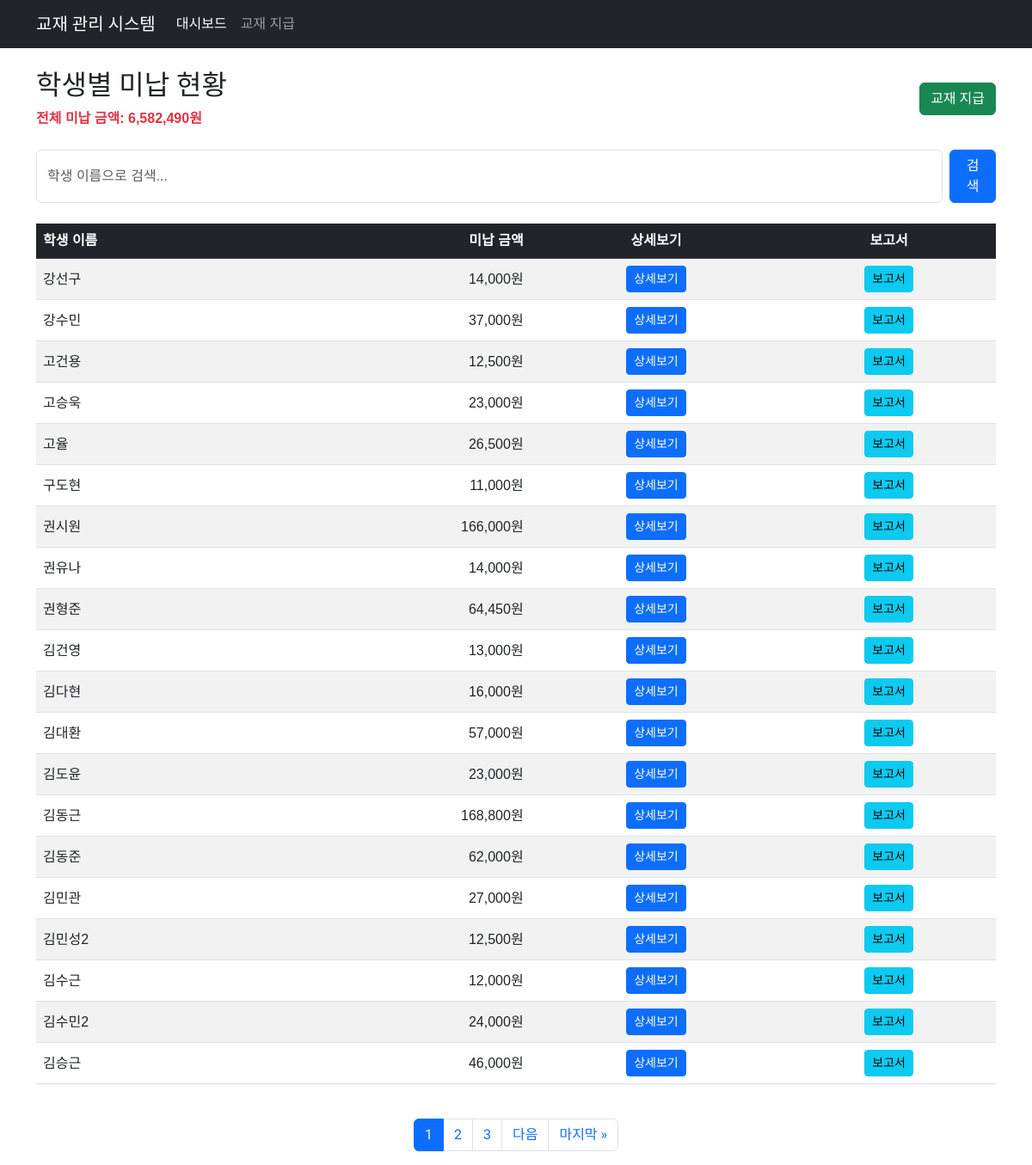
The page /textbook/dashboard/ on the database as committed earlier.
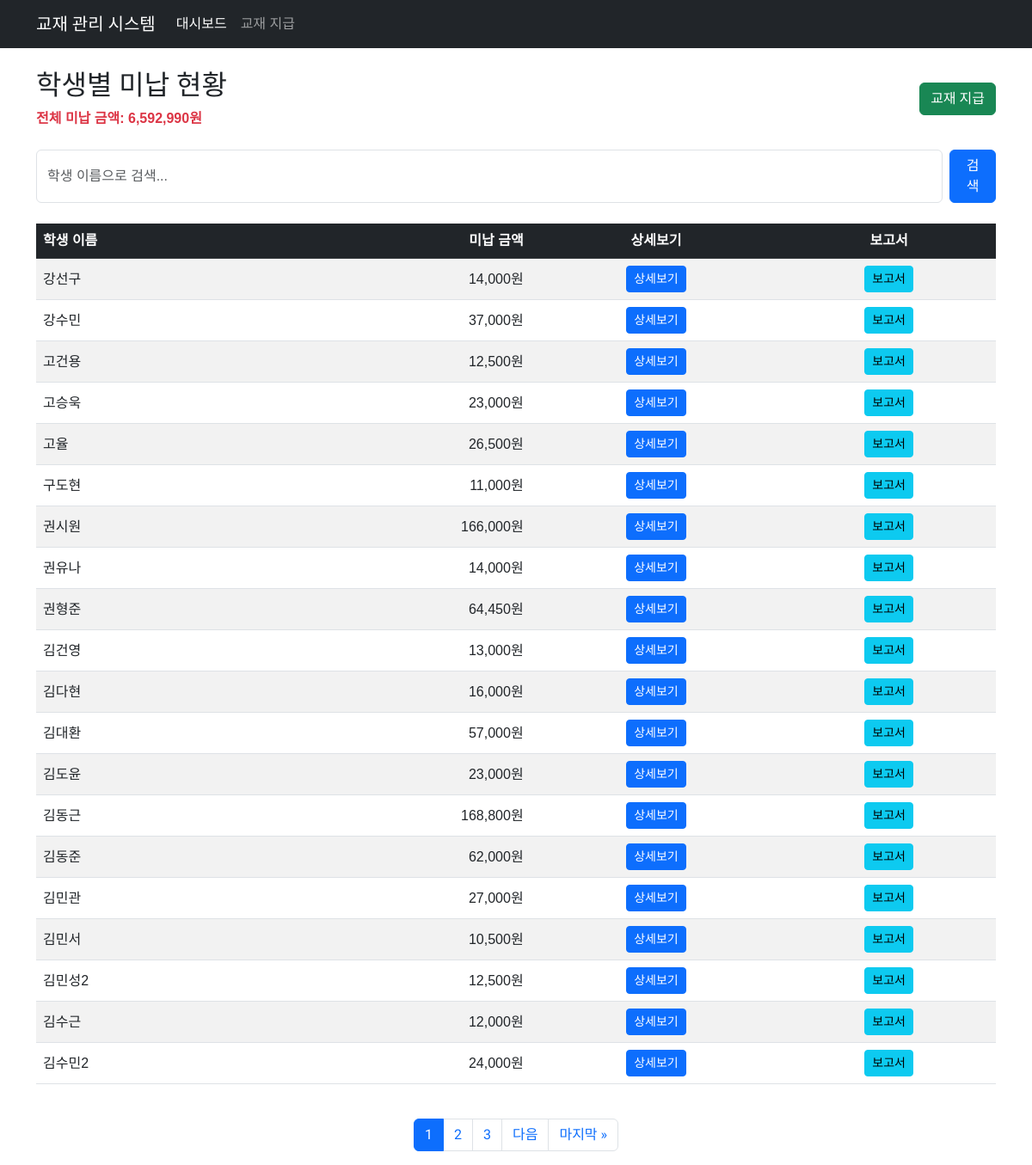
The same page on the database as committed later.
### textbook/models.py (models this page shows, shortened)
class Student(models.Model):
    name = models.CharField(max_length=255, unique=True, verbose_name='학생')
    class Meta:
        db_table = 'student'
        ordering = ['name']
        verbose_name = '학생'
        verbose_name_plural = '학생'

### textbook/views.py (the view)
# urls.py: path('dashboard/', views.dashboard, name='dashboard'),
def dashboard(request):
    search_query = request.GET.get('search', '').strip()
    students = Student.objects.annotate(
        unpaid_amount=Sum(
            'books__price',
            filter=Q(books__payment_date__isnull=True)
        )
    )
    if search_query:
        students = students.filter(name__icontains=search_query)
    else:
        students = students.filter(unpaid_amount__gt=0)
    students = students.order_by('name')
    total_students = students.count()
    total_unpaid = sum(student.unpaid_amount or 0 for student in students)
    paginator = Paginator(students, 20)  # 한 페이지당 20명
    page = request.GET.get('page')
    try:
        students_page = paginator.page(page)
    except PageNotAnInteger:
        students_page = paginator.page(1)
    except EmptyPage:
        students_page = paginator.page(paginator.num_pages)
    current_page = students_page.number
    total_pages = paginator.num_pages
    page_range = range(max(1, current_page - 2),
                      min(total_pages + 1, current_page + 3))
    context = {
        'students': students_page,
        'search_query': search_query,
        'total_students': total_students,
        'total_unpaid': total_unpaid,
        'page_range': page_range,
        'total_pages': total_pages,
        'current_page': current_page
    }
    return render(request, 'textbook/dashboard.html', context)

### textbook/templates/textbook/dashboard.html (shortened to what this page needs)
{% extends 'textbook/base.html' %}
{% load humanize %}
{% block content %}
<div class="row">
  <div class="col-12">
    <div class="d-flex justify-content-between align-items-center mb-4">
      <div>
        <h2>학생별 미납 현황</h2>
        <p class="text-danger mb-0">
          <strong>전체 미납 금액: {{ total_unpaid|intcomma }}원</strong>
        </p>
      </div>
      <div class="d-flex gap-2">
        <a href="{% url 'textbook:issue_book' %}" class="btn btn-success">
          교재 지급
        </a>
      </div>
    </div>
    <div class="mb-4">
      <form method="get" class="d-flex gap-2">
        <input
          type="search"
          name="search"
          class="form-control search-input max-width-300"
          placeholder="학생 이름으로 검색..."
          value="{{ search_query }}"
        />
        <button type="submit" class="btn btn-primary">검색</button>
      </form>
    </div>
    <div class="table-responsive">
      <table class="table table-striped table-hover align-middle">
        <thead class="table-dark">
          <tr>
            <th>학생 이름</th>
            <th class="text-end">미납 금액</th>
            <th class="text-center">상세보기</th>
            <th class="text-center">보고서</th>
          </tr>
        </thead>
        <tbody>
          {% for student in students %}
          <tr>
            <td>{{ student.name }}</td>
            <td class="text-end">{{ student.unpaid_amount|default:0|intcomma }}원</td>
            <td class="text-center">
              <a
                href="{% url 'textbook:student_detail' student.id %}"
                class="btn btn-primary btn-sm"
                >상세보기</a
              >
            </td>
            <td class="text-center">
              <button
                type="button"
                class="btn btn-info btn-sm"
                data-bs-toggle="modal"
                data-bs-target="#reportModal{{ student.id }}"
              >
                보고서
              </button>
            </td>
          </tr>
          {% empty %}
          <tr>
            <td colspan="4" class="text-center">
              {% if search_query %} 검색 결과가 없습니다. {% else %} 미납 교재가 있는 학생이 없습니다. {% endif %}
            </td>
          </tr>
          {% endfor %}
        </tbody>
      </table>
    </div>
    {% if students.paginator.num_pages > 1 %}
    <nav aria-label="페이지 탐색" class="mt-4">
      <ul class="pagination justify-content-center">
         {% for p in page_range %}
        <li class="page-item {% if p == current_page %}active{% endif %}">
          <a
            class="page-link"
            href="?page={{ p }}{% if search_query %}&search={{ search_query }}{% endif %}"
            >{{ p }}</a
          >
        </li>
        {% endfor %} {% if students.has_next %}
        <li class="page-item">
          <a
            class="page-link"
            href="?page={{ students.next_page_number }}{% if search_query %}&search={{ search_query }}{% endif %}"
            >다음</a
          >
        </li>
        <li class="page-item">
          <a
            class="page-link"
            href="?page={{ total_pages }}{% if search_query %}&search={{ search_query }}{% endif %}"
            >마지막 »</a
          >
        </li>
        {% endif %}
      </ul>
    </nav>
    {% endif %}
  </div>
</div>
{% endblock %}

Rows that differ between the two databases and show on the page:
no longer on this page (row unchanged): Student: name "김승근", unpaid_amount "46,000"
added Student: name "김민서", unpaid_amount "10,500"
Other text that changed with them:
{{ total_unpaid|intcomma }}: "6,582,490" → "6,592,990"
